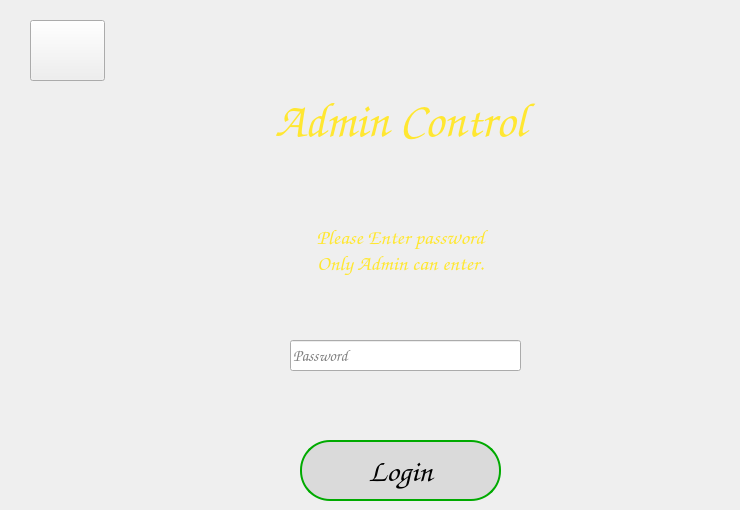
    <widget class="QWidget" name="page_4">
     <widget class="QLabel" name="Title_Page3">
      <property name="geometry">
       <rect>
        <x>70</x>
        <y>50</y>
        <width>661</width>
        <height>141</height>
       </rect>
      </property>
      <property name="font">
       <font>
        <family>Comic Sans MS</family>
        <pointsize>36</pointsize>
        <weight>75</weight>
        <italic>true</italic>
        <bold>true</bold>
       </font>
      </property>
      <property name="mouseTracking">
       <bool>false</bool>
      </property>
      <property name="styleSheet">
       <string notr="true">QLabel {color :rgb(255, 231, 49);}</string>
      </property>
      <property name="text">
       <string>Admin Control</string>
      </property>
      <property name="textFormat">
       <enum>Qt::AutoText</enum>
      </property>
      <property name="scaledContents">
       <bool>false</bool>
      </property>
      <property name="alignment">
       <set>Qt::AlignCenter</set>
      </property>
     </widget>
     <widget class="QLabel" name="Description_Page3">
      <property name="geometry">
       <rect>
        <x>70</x>
        <y>180</y>
        <width>661</width>
        <height>141</height>
       </rect>
      </property>
      <property name="font">
       <font>
        <family>Comic Sans MS</family>
        <pointsize>16</pointsize>
        <weight>50</weight>
        <italic>false</italic>
        <bold>false</bold>
       </font>
      </property>
      <property name="mouseTracking">
       <bool>false</bool>
      </property>
      <property name="styleSheet">
       <string notr="true">QLabel {color : rgb(255, 231, 49); }</string>
      </property>
      <property name="text">
       <string>Please Enter password
Only Admin can enter.</string>
      </property>
      <property name="textFormat">
       <enum>Qt::AutoText</enum>
      </property>
      <property name="scaledContents">
       <bool>false</bool>
      </property>
      <property name="alignment">
       <set>Qt::AlignCenter</set>
      </property>
     </widget>
     <widget class="QLineEdit" name="password_page3">
      <property name="geometry">
       <rect>
        <x>290</x>
        <y>340</y>
        <width>231</width>
        <height>31</height>
       </rect>
      </property>
      <property name="font">
       <font>
        <family>Comic Sans MS</family>
        <pointsize>12</pointsize>
       </font>
      </property>
      <property name="inputMask">
       <string/>
      </property>
      <property name="text">
       <string/>
      </property>
      <property name="echoMode">
       <enum>QLineEdit::Password</enum>
      </property>
      <property name="placeholderText">
       <string>Password</string>
      </property>
     </widget>
     <widget class="QPushButton" name="start_page3_button">
      <property name="geometry">
       <rect>
        <x>300</x>
        <y>440</y>
        <width>201</width>
        <height>61</height>
       </rect>
      </property>
      <property name="font">
       <font>
        <family>Comic Sans MS</family>
        <pointsize>23</pointsize>
        <weight>75</weight>
        <bold>true</bold>
       </font>
      </property>
      <property name="styleSheet">
       <string notr="true">QPushButton {
  border-color:rgb(0, 170, 0);
  background-color: rgb(218, 218, 218);
  border-width: 2px;        
  border-style: solid;
  border-radius: 30px;
}

QPushButton:hover:!pressed {
  background-color:  rgb(0, 170, 0);
  color: white
}</string>
      </property>
      <property name="text">
       <string>Login</string>
      </property>
     </widget>
     <widget class="QPushButton" name="return_button_page3">
      <property name="geometry">
       <rect>
        <x>30</x>
        <y>20</y>
        <width>75</width>
        <height>61</height>
       </rect>
      </property>
      <property name="toolTip">
       <string>Return to previous page</string>
      </property>
      <property name="text">
       <string/>
      </property>
     </widget>
    </widget>
